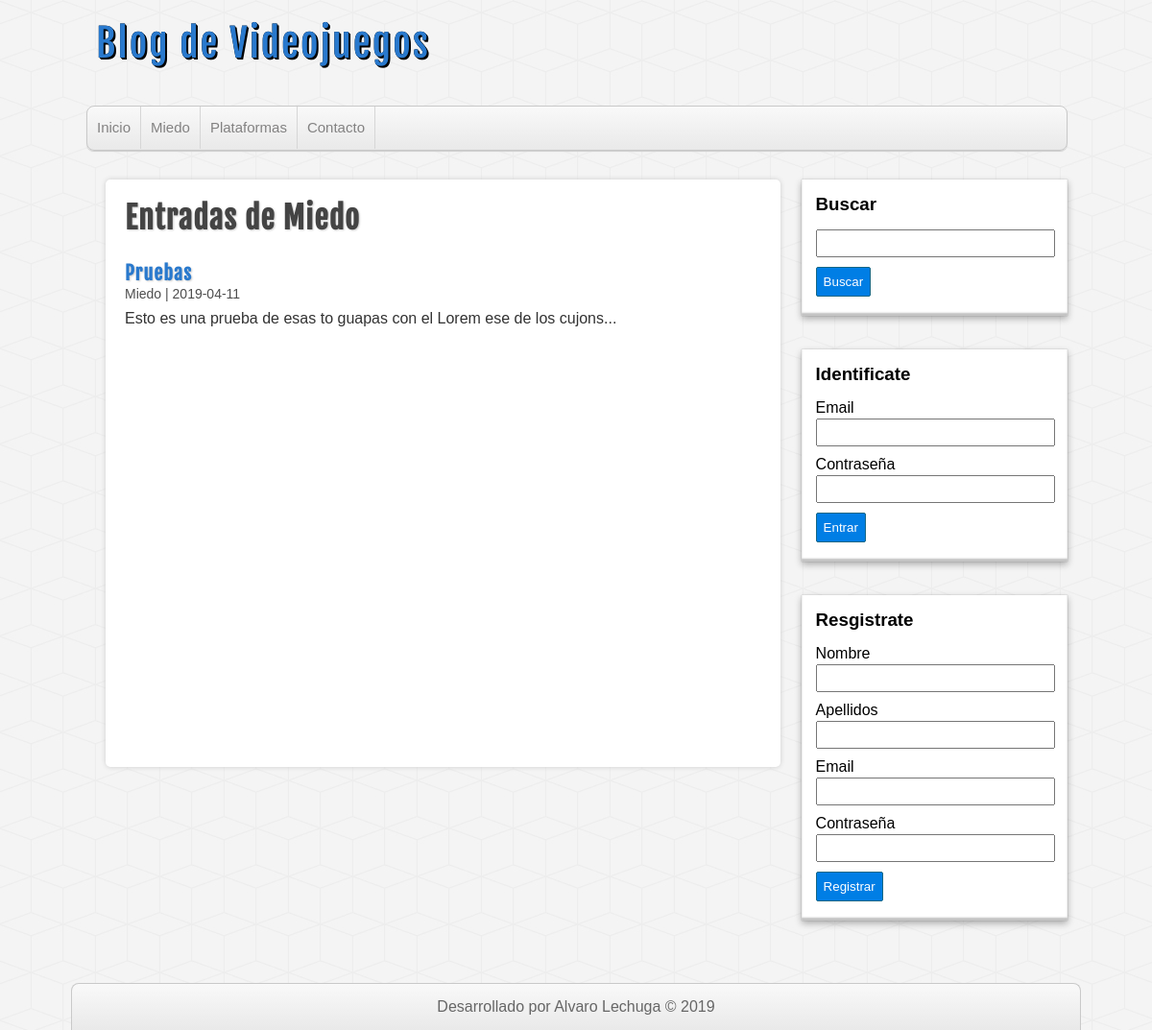
Screenshot of /Blog_PHP/categoria.php?id=1 with the database file from the repository.
### tables this page shows
CREATE TABLE IF NOT EXISTS `categorias` (
  `id` int(255) NOT NULL AUTO_INCREMENT,
  `nombre` varchar(100) DEFAULT NULL,
  PRIMARY KEY (`id`)
);

CREATE TABLE IF NOT EXISTS `entradas` (
  `id` int(255) NOT NULL AUTO_INCREMENT,
  `usuario_id` int(255) NOT NULL,
  `categoria_id` int(255) NOT NULL,
  `titulo` varchar(255) NOT NULL,
  `descripcion` mediumtext,
  `fecha` date NOT NULL,
  PRIMARY KEY (`id`),
  KEY `fk_entrada_usuario` (`usuario_id`),
  KEY `fk_entrada_categoria` (`categoria_id`)
);

### Blog_PHP/includes/helpers.php (called while the page is built, shortened)
<?php
function conseguirCategorias($conexion){
	$sql = "SELECT * FROM categorias ORDER BY id ASC;";
	$categorias = mysqli_query($conexion, $sql);
	$resultado = array();
	if($categorias && mysqli_num_rows($categorias) >= 1){
		$resultado = $categorias;
	}
	return $resultado;
}
function conseguirCategoria($conexion, $id){
	$sql = "SELECT * FROM categorias WHERE id = $id;";
	$categorias = mysqli_query($conexion, $sql);
	$resultado = array();
	if($categorias && mysqli_num_rows($categorias) >= 1){
		$resultado = mysqli_fetch_assoc($categorias);
	}
	return $resultado;
}
function conseguirEntradas($conexion, $limit = null, $categoria = null, $busqueda = null){
	$sql="SELECT e.*, c.nombre AS 'categoria' FROM entradas e ".
		 "INNER JOIN categorias c ON e.categoria_id = c.id ";
	if(!empty($categoria)){
		$sql .= "WHERE e.categoria_id = $categoria ";
	}
	$sql .= "ORDER BY e.id DESC ";
	$entradas = mysqli_query($conexion, $sql);
	return $entradas;
}

### Blog_PHP/categoria.php (the view, shortened to what this page needs)
<?php require_once 'includes/conexion.php'; ?>
<?php require_once 'includes/helpers.php'; ?>
<?php
	$categoria_actual = conseguirCategoria($db, $_GET['id']);
?>
<?php require_once 'includes/cabecera.php'; ?>
<?php require_once 'includes/lateral.php'; ?>
<div id="principal">
	<h1>Entradas de <?=$categoria_actual['nombre']?></h1>
	<?php
		$entradas = conseguirEntradas($db, null, $_GET['id']);
		if(!empty($entradas) && mysqli_num_rows($entradas) >= 1):
			while($entrada = mysqli_fetch_assoc($entradas)):
	?>
				<article class="entrada">
					<a href="entrada.php?id=<?=$entrada['id']?>">
						<h2><?=$entrada['titulo']?></h2>
						<span class="fecha"><?=$entrada['categoria'].' | '.$entrada['fecha']?></span>
						<p>
							<?=substr($entrada['descripcion'], 0, 180)."..."?>
						</p>
					</a>
				</article>
	<?php
			endwhile;
		else:
	?>
		<div class="alerta">No hay entradas en esta categoría</div>
	<?php endif; ?>
</div>
<?php require_once 'includes/pie.php'; ?>

### Blog_PHP/includes/cabecera.php (shortened to what this page needs)
<?php require_once 'conexion.php'; ?>
<?php require_once 'includes/helpers.php'; ?>
<!DOCTYPE HTML>
<html lang="es">
    <head>
        <link rel="stylesheet" type="text/css" href="./assets/css/style.css" />
    </head>
    <body>
        <header id="cabecera">
            <div id="logo">
                <a href="index.php">
                    Blog de Videojuegos
                </a>
            </div>
            <nav id="menu">
                <ul>
                    <li>
                        <a href="index.php">Inicio</a>
                    </li>
                    <?php
                    $categorias = conseguirCategorias($db);
                    if (!empty($categorias)):
                        while ($categoria = mysqli_fetch_assoc($categorias)):
                            ?>
                            <li>
                                <a href="categoria.php?id=<?= $categoria['id'] ?>"><?= $categoria['nombre'] ?></a>
                            </li>
                            <?php
                        endwhile;
                    endif;
                    ?>
                    <li>
                        <a href="contacto.php">Contacto</a>
                    </li>
                </ul>
            </nav>
        </header>
        <div id="contenedor">

### Blog_PHP/assets/css/style.css (style rules this page uses)
* { margin: 0px; padding: 0px; font-family: sans-serif, Helvetica, Arial; text-decoration: none; }
body { background: url(../img/cubes.png) #F4F4F4; }
.fecha { color: #4e4e4e; margin-top:5px; font-size: 14px; }
#cabecera { width: 85%; height: auto; background: transparent; margin: 0px auto; }
#logo { float:left; width: 540px; height: 110px; }
#logo a { font-family: "fajala", Helvetica; font-size: 40px; letter-spacing: 2px; color: #2979CD; text-shadow: 0px 0px 0px black, 1px 1px 0px black, 2px 2px 0px black; transition: all 500ms; line-height: 90px; margin-left: 10px; }
#menu { clear: both; width: 100%; height: 45px; background: linear-gradient(to bottom, #f9f9f9 0px, #e9e9e9 100%); border: 1px solid #C9C9C9; border-radius: 8px; box-shadow: 0px 1px 1px #ccc; overflow: hidden; }
#menu ul { list-style: none; }
#menu ul li { float: left; line-height: 44px; border-right: 1px solid #D6D6D6; }
#menu ul li a { display: block; padding-left: 10px; padding-right: 10px; font-size: 15px; color: #838282; }
#contenedor { width: 85%; height: auto; margin: 0px auto; margin-top: 30px; margin-bottom: 30px; }
#principal { float: left; width: 65%; min-height: 572px; background:white; border-radius: 5px; box-shadow: 0px 0px 5px #ccc; margin-left: 20px; padding: 20px; overflow: hidden; }
#principal a { color: #333; }
#principal h1 { font-size: 32px; color: #444; letter-spacing: 1px; text-shadow: 1px 1px 2px #ccc; font-family: "fajala"; }
#principal h2 { font-size: 20px; color: #2979CD; text-shadow: 1px 1px 2px #ccc; letter-spacing: 1px; font-family: "fajala"; margin-top: 25px; }
#principal p { margin-top: 8px; }

### rows the page displays
categorias: nombre "Miedo"
categorias: nombre "Plataformas"
entradas: titulo "Pruebas", categoria.nombre "Miedo", fecha "2019-04-11", descripcion "Esto es una prueba de esas to guapas con el Lorem ese de los cujons"
